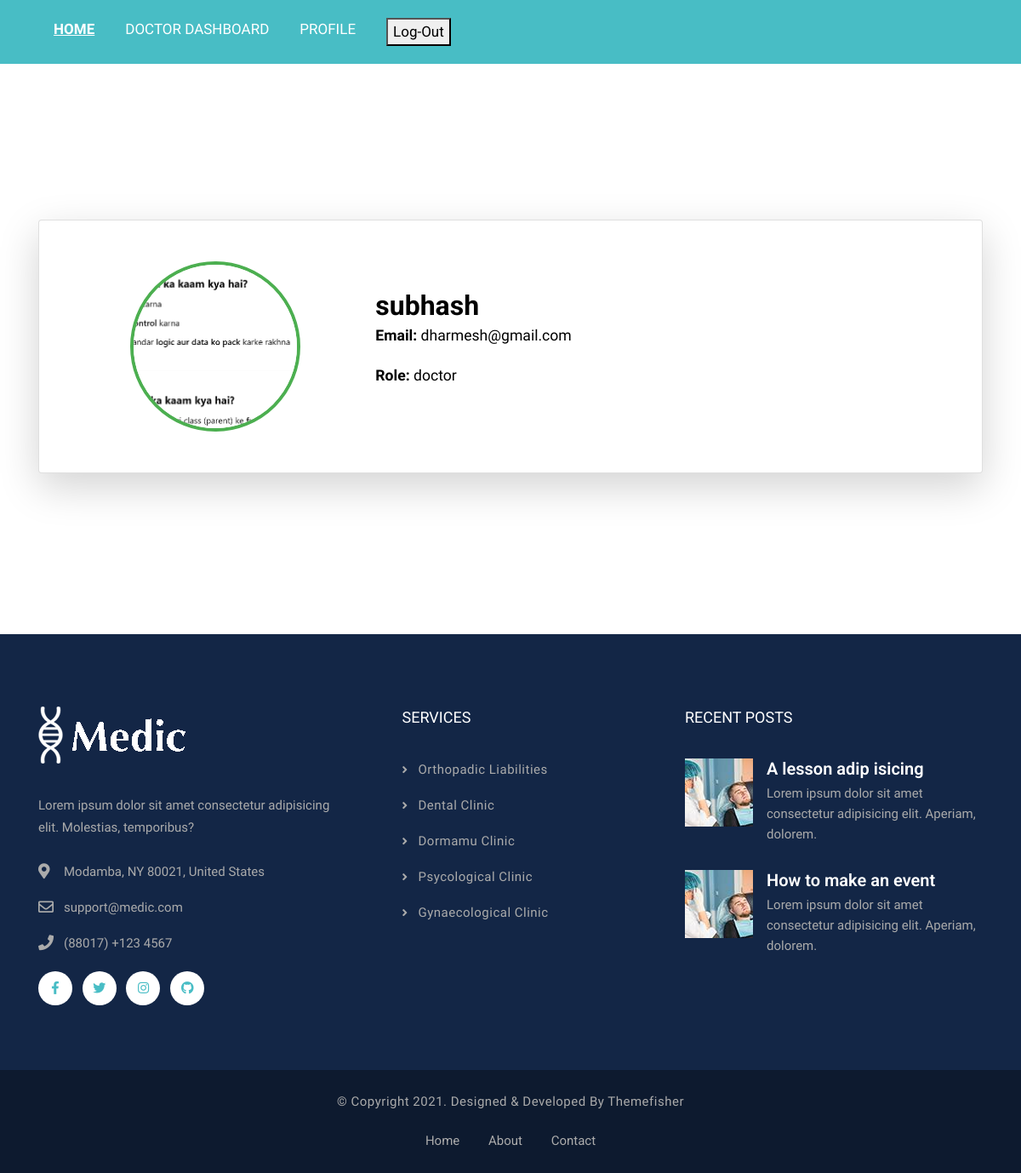
The page /d_profile/ (signed in) on the database its author committed.
### myapp/models.py (models this page shows, shortened)
class User(models.Model):
    ROLES = (
        ("patient", "Patient"),
        ("doctor", "Doctor"),
        ("admin", "Admin"),
    )
    name=models.CharField(max_length=50)
    email=models.EmailField()
    mobile = models.BigIntegerField()
    role = models.CharField(max_length=20, choices=ROLES, default="patient")
    photo=models.ImageField(default="",upload_to="user_photo")
    password=models.CharField(max_length=20)
    created_at = models.DateTimeField(auto_now_add=True)

### myapp/views.py (the view)
# urls.py: path('d_profile/', views.d_profile, name='d_profile'),
def d_profile(request):
    email = request.session.get('email')
    if not email:
        return redirect('login')
    user = User.objects.get(email=email)
    return render(request, 'd_profile.html', {'user': user})

### myapp/templates/d_profile.html
{% extends "dheader.html" %}
{% load static %}
{% block content %}
<br>
<br>
<br>
<br>
<br>
<div class="container mt-5">
    <div class="card shadow-lg p-5 rounded-4" style="background-color: #ffffff;">
        <div class="row align-items-center">
            <div class="col-md-4 text-center mb-4 mb-md-0">
                <div style="width: 200px; height: 200px; margin: auto; overflow: hidden; border-radius: 50%; border: 4px solid #4CAF50;">
                    <img src="{{ user.photo.url }}" alt="Profile Photo" class="img-fluid" style="width: 100%; height: 100%; object-fit: cover;">
                </div>
            </div>
            <div class="col-md-8">
                <h2 style="font-weight: 700; color: #000;">{{ user.name }}</h2>
                <p style="font-size: 1.1rem; color: #000;"><strong>Email:</strong> {{ user.email }}</p>
                <p style="font-size: 1.1rem; color: #000;"><strong>Role:</strong> {{ user.role }}</p>
            </div>
        </div>
    </div>
</div>
<br>
<br>
<br>
<br>
<br>
<br>
<br>
{% endblock %}

### myapp/static/css/style.css (style rules this page uses)
body { line-height: 1.4; font-family: "Source Sans Pro", sans-serif; -webkit-font-smoothing: antialiased; }
p { font-family: "Source Sans Pro", sans-serif; color: #848484; font-size: 16px; }
h1, h2, h3, h4, h5, h6 { font-family: "Roboto", sans-serif; font-weight: 600; }
body { font-size: 15px; color: #777777; line-height: 1.8em; font-weight: 400; background: #ffffff; background-size: cover; background-repeat: no-repeat; background-position: center top; -webkit-font-smoothing: antialiased; font-family: "Roboto", sans-serif; }
h1, h2, h3, h4, h5, h6 { margin: 0px; }
p { position: relative; line-height: 1.8em; }

### rows shown on the page
User: photo (picture), name "subhash", email "dharmesh@gmail.com", role "doctor"
